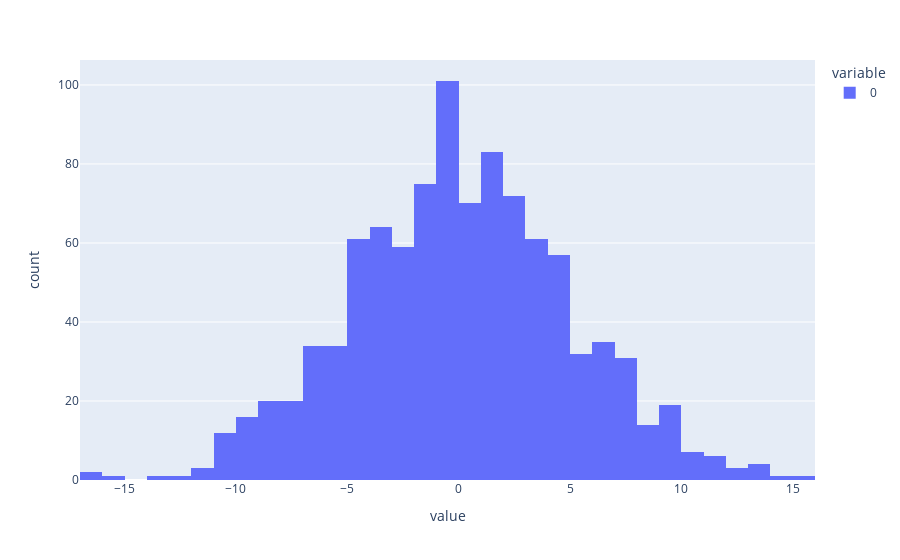

This figure's notebook cell:
### Code cell
mean_june = np.mean(rain_june)
mean_november = np.mean(rain_november)

centered_rain_june = rain_june - mean_june
centered_rain_november = rain_november - mean_november

T = mean_june - mean_november

z_centered = np.concatenate([centered_rain_june, centered_rain_november])

replicates = 1000
boot_samples = np.random.choice(z, size=(replicates, len(z)), replace=True)

boot_june = boot_samples[:, :len(rain_june)]
boot_november = boot_samples[:, len(rain_june):]

px.histogram((np.mean(boot_june, 1) - np.mean(boot_november, 1)))

### Figure 1 — Plotly figure (JSON) as saved in the notebook; plotly's stock layout.template omitted (floating-point values rounded to 4 significant figures; data arrays with more than 128 entries replaced by an {"elided": "..."} marker saying what was removed)
{"data": [{"alignmentgroup": "True", "bingroup": "x", "hovertemplate": "variable=0<br>value=%{x}<br>count=%{y}<extra></extra>", "legendgroup": "0", "marker": {"color": "#636efa", "pattern": {"shape": ""}}, "name": "0", "offsetgroup": "0", "orientation": "v", "showlegend": true, "type": "histogram", "x": {"elided": "1000 float values"}, "xaxis": "x", "yaxis": "y"}], "layout": {"barmode": "relative", "legend": {"title": {"text": "variable"}, "tracegroupgap": 0}, "margin": {"t": 60}, "xaxis": {"anchor": "y", "domain": [0, 1], "title": {"text": "value"}}, "yaxis": {"anchor": "x", "domain": [0, 1], "title": {"text": "count"}}}}
